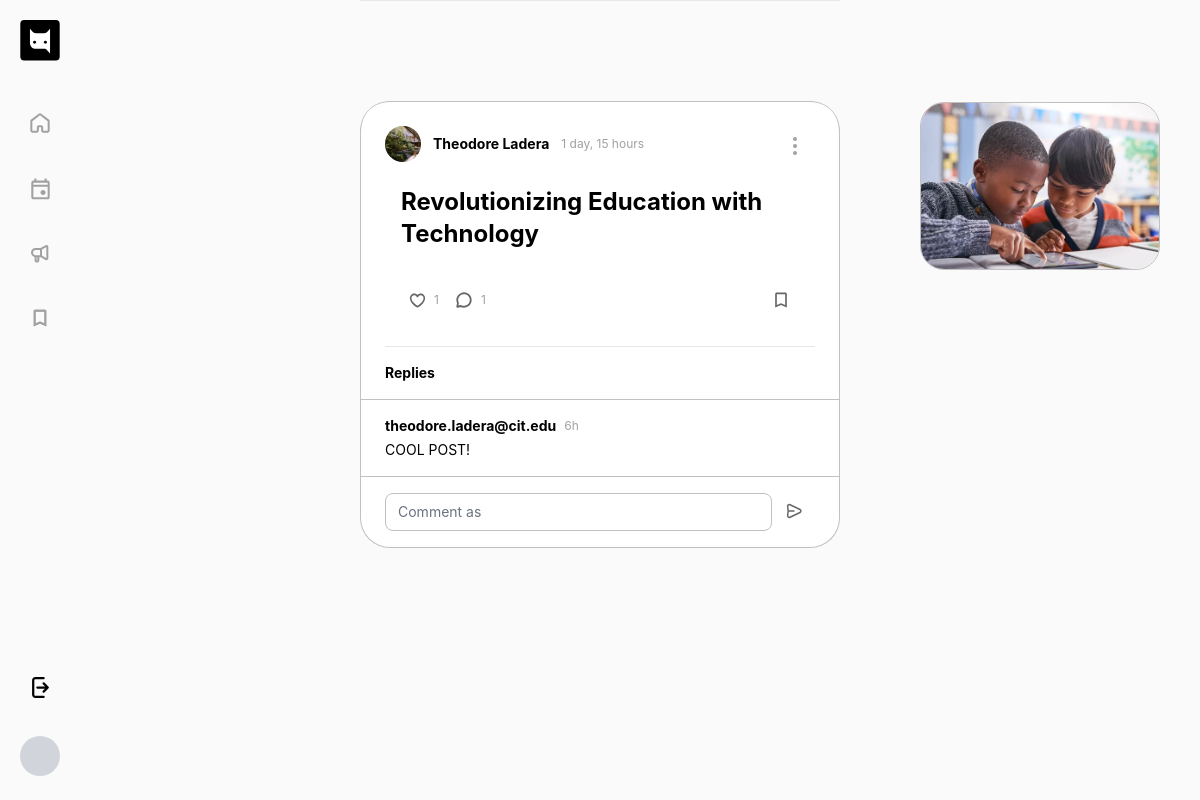
The page /post/25 on the database as committed earlier.
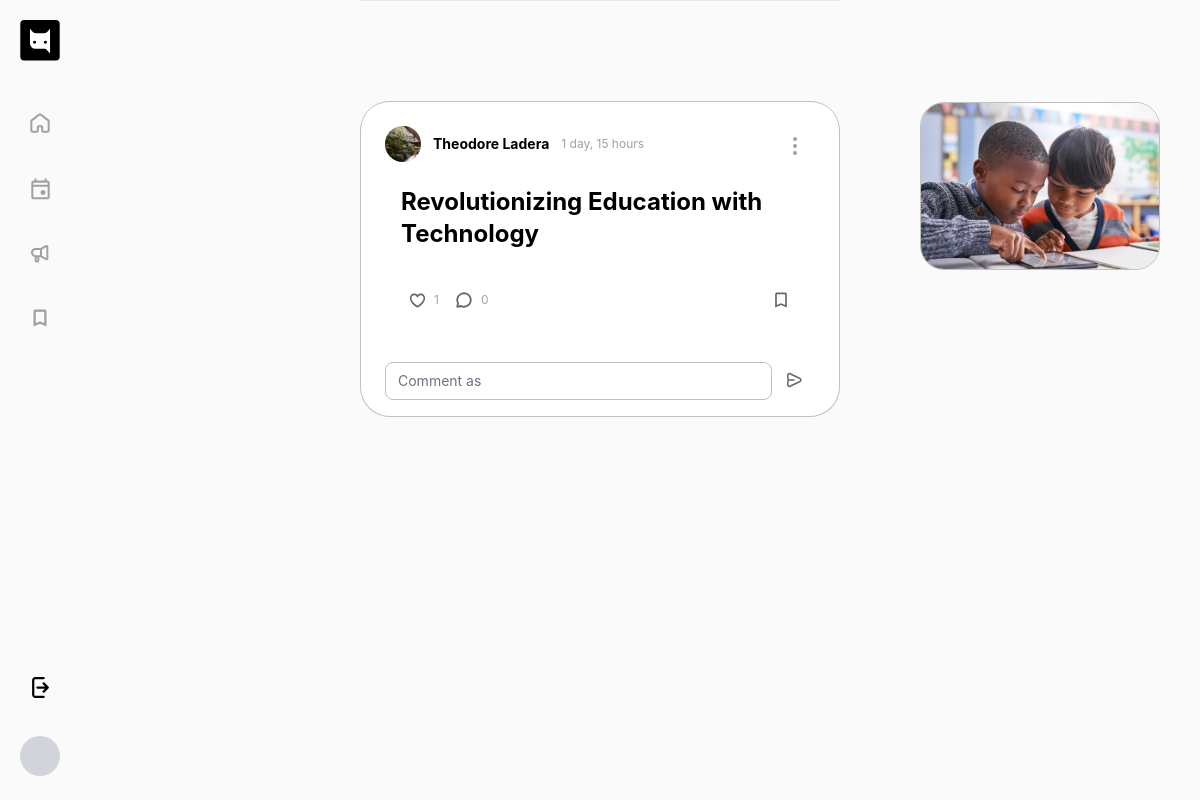
The same page on the database as committed later.
### dashboard/models.py (models this page shows, shortened)
class Post(models.Model):
    title = models.CharField(max_length=100, blank=True, null=True)
    author = models.ForeignKey(settings.AUTH_USER_MODEL, on_delete=models.CASCADE, related_name='posts')
    content = tinymce_models.HTMLField()
    image = models.ImageField(upload_to='images/', blank=True, null=True, default='')
    date_posted = models.DateTimeField(auto_now_add=True)
    last_edited = models.DateTimeField(auto_now=True)
    is_deleted = models.BooleanField(default=False)

class Comment(models.Model):
    author = models.ForeignKey(settings.AUTH_USER_MODEL, on_delete=models.CASCADE, related_name='comments')
    post = models.ForeignKey(Post, on_delete=models.CASCADE, related_name='comments')
    content = models.TextField()
    date_posted = models.DateTimeField(auto_now_add=True)
    last_edited = models.DateTimeField(auto_now=True)
    is_deleted = models.BooleanField(default=False)

### authentication/models.py (models this page shows, shortened)
class Student(AbstractBaseUser):
    email = models.EmailField(unique=True, validators=[validate_email])
    first_name = models.CharField(max_length=30, blank=True)
    last_name = models.CharField(max_length=30, blank=True)
    """user_bio = models.TextField(blank=True)"""
    is_active = models.BooleanField(default=False)
    is_admin = models.BooleanField(default=False)
    is_verified = models.BooleanField(default=False)
    objects = StudentManager()
    USERNAME_FIELD = 'email'
    def __str__(self):
        return self.email

### userprofile/models.py (models this page shows, shortened)
class Profile(models.Model):
    student = models.OneToOneField('authentication.Student', on_delete=models.CASCADE ,related_name='profile')
    username = models.CharField(null=True,max_length=150)
    bio = models.TextField(null=True, blank=True)
    cover_image = models.ImageField(null=True, blank=True, upload_to="images/",  default="images/cover_photo.png")
    profile_image = models.ImageField(null=True, blank=True, upload_to="images/", default="images/default_profile_pic.png")
    title = models.CharField(null=True, blank=True ,max_length=150)
    post_count = models.IntegerField(default=0)
    comment_count = models.IntegerField(default=0)
    like_count = models.IntegerField(default=0)
    social_links = models.JSONField(null=True,default=dict, blank=True)

### dashboard/views.py (the view)
# urls.py: path('post/<int:post_id>', views.post_detail, name='post_detail'),
def post_detail(request, post_id):
    post = get_object_or_404(Post, pk=post_id)
    comments = post.comments.filter(is_deleted=False).order_by('-date_posted')
    if request.user.is_authenticated:
        user_liked = post.likes.filter(author=request.user).exists()
        user_saved = post.saves.filter(author=request.user).exists()
    else:
        user_liked = False
        user_saved = False
    return render(request, 'dashboard.html', {
        'post': post,
        'comments': comments,
        'user_liked': user_liked,
        'user_saved': user_saved
    })

### dashboard/templatetags/custom_filters.py (called while the page is built)
@register.filter
def timesince_first(value):
    time_str = timesince(value)
    first_unit = time_str.split(",")[0].strip()  # Get the first unit and remove extra spaces
    abbreviations = {
        "minutes": "m",
        "minute": "m",
        "hours": "h",
        "hour": "h",
        "days": "d",
        "day": "d",
        "weeks": "w",
        "week": "w",
        "months": "mo",
        "month": "mo",
        "years": "y",
        "year": "y",
    }
    for word, abbrev in abbreviations.items():
        if word in first_unit:
            number_part = first_unit.split()[0]  # Get the number part
            return number_part + abbrev  # Concatenate without space
    return first_unit  # Fallback in case no match is found

### dashboard/templates/dashboard.html (shortened to what this page needs)
{% load static tailwind_tags %} {% load static %}
<!DOCTYPE html>
<html lang="en">
  <head>
    {% tailwind_css %}
  </head>
  <body class="text-sm bg-bg-gray">
    <div class="w-auto h-full rounded-xl flex">
      <div>
        {% include "left_panel.html" %}
      </div>
      <div class="w-full h-full ">
          {% include "header_dashboard.html" %}
        <div class="flex flex-col w-full">
          <div class="m-auto w-full lg:w-2/5 md:w-3/5 top-0 sticky bg-white border border-border-gray border-t-0 rounded-b-[30px]">
            <div class="overflow-y-auto z-[-100]">
              {% include "main_feed.html" %}
            </div>
          </div>
        </div>
      </div>
    </div>
  </body>
</html>

### dashboard/templates/post_details.html (shortened to what this page needs)
{% load custom_filters %}
{% load static %}
<div class="w-1/5 fixed right-10 lg:right-10 md:hidden sm:hidden hidden lg:block ">
  {% if post.image%}
    <img src="{{ post.image.url }}" alt="Post image" class="object-cover h-full w-full rounded-3xl border border-border-gray"/>
  {% endif %}
</div>
<div>
  <div class="p-6 pb-1">
    <div class="flex justify-between">
      <div class="flex space-x-3 mb-4 w-full items-center">
        <div class="w-9 h-9 rounded-full bg-gray-300 hover:scale-105 active:scale-95 transform transition duration-300">
          <a href="{% url 'profile_view' post.author.id %}" class="block w-9 h-9">
            {% if post.author.profile.profile_image %}
                <img src="{{ post.author.profile.profile_image.url }}" alt="Profile Image" class="w-9 h-9 rounded-full object-cover">
            {% endif %}
          </a>
        </div>
        <div class="font-bold hover:underline cursor-pointer">{{ post.author.first_name }} {{ post.author.last_name }}</div>
        <div class="text-gray-font text-xs self-center">{{ post.date_posted|timesince }}</div>
      </div>
      <div class="relative">
        <button
          type="button"
          class="flex items-center justify-center w-10 h-10 p-2 rounded-full hover:bg-hover-color hover:scale-105 active:scale-95 transform transition duration-300"
          onclick="toggleDropdown('{{ post.id }}')"
        >
          {% include "assets/dots.svg" %}
        </button>
      </div>
    </div>
    <div class="px-4 py-2">
      <h1 class="text-2xl font-bold mb-4">{{ post.title }}</h1>
    </div>
    <div class="px-4 pl-0 py-2 flex justify-between text-xs mb-4">
      <div class="flex items-center px-4">
        <button class="text-gray-font flex items-center cursor-pointer p-2 rounded-full hover:bg-hover-color hover:scale-105 active:scale-95 transform transition duration-300" onclick="toggleLike('{{ post.id }}')">
          <div class="mx-2 ml-0" id="like-svg-{{ post.id }}">
          </div>
          <span id="like-count-{{ post.id }}" class="flex items-center">{{ post.likes.count }}</span>
        </button>
        <button class="text-gray-font flex items-center cursor-pointer p-2 rounded-full hover:bg-hover-color hover:scale-105 active:scale-95 transform transition duration-300">
          <div class="mx-2 ml-0">{% include "assets/iconamoon_comment.svg" %}</div>
          <span class="flex items-center">{{ post.comments.count }}</span>
        </button>
      </div>
      <div class="flex items-center">
        <button class="text-gray-font flex items-center p-2 rounded-full hover:bg-hover-color hover:scale-105 active:scale-95 transform transition duration-300" onclick="toggleSave('{{ post.id }}')">
          <div class="" id="save-svg-{{ post.id }}">
          </div>
        </button>
      </div>
    </div>
  </div>
<div class="w-full">
    <div>
      {% if post.comments.count > 0 %}
      <div class="w-full px-6 mb-4">
        <hr/>
      </div>
    <h1 class="text-md font-bold pb-4 px-6 border border-x-0 border-t-0 border-b-border-gray">
      Replies
    </h1>
    {% endif %}
    <ul class="">
      {% for comment in comments %}
      <li class="px-6 py-4 space-y-1 border border-x-0 border-t-0 border-b-border-gray">
        <div class="flex space-x-2">
          <div class="font-bold">{{ comment.author }}</div>
          <div class="text-gray-font text-xs m-auto">{{ comment.date_posted|timesince_first }}</div>
        </div>
        <p>{{ comment.content }}</p>
      </li>
      {% endfor %}
    </ul>
  </div>
</div>
</div>
<div id="comment-section-{{ post.id }}">
<div id="comment-input-{{ post.id }}" class="mt-2 flex px-6 pt-2 pb-4">
  <input type="text" class="w-full border border-border-gray px-3 py-2 rounded-lg text-sm"
        placeholder="Comment as {{ request.user.email }}"
        id="new-comment-{{ post.id }}">
  <button onclick="postComment('{{ post.id }}')" class="text-black rounded-lg h-9 w-12 flex  items-center justify-center">
  </button>
</div>
</div>

Rows that differ between the two databases and show on the page:
removed Comment: author "theodore.ladera@cit.edu", date_posted "6h", content "COOL POST!"
changed Post "Revolutionizing Education with Technology": comments.count "1" → "0"
Other text that changed with them:
text no longer shown: "Replies"
